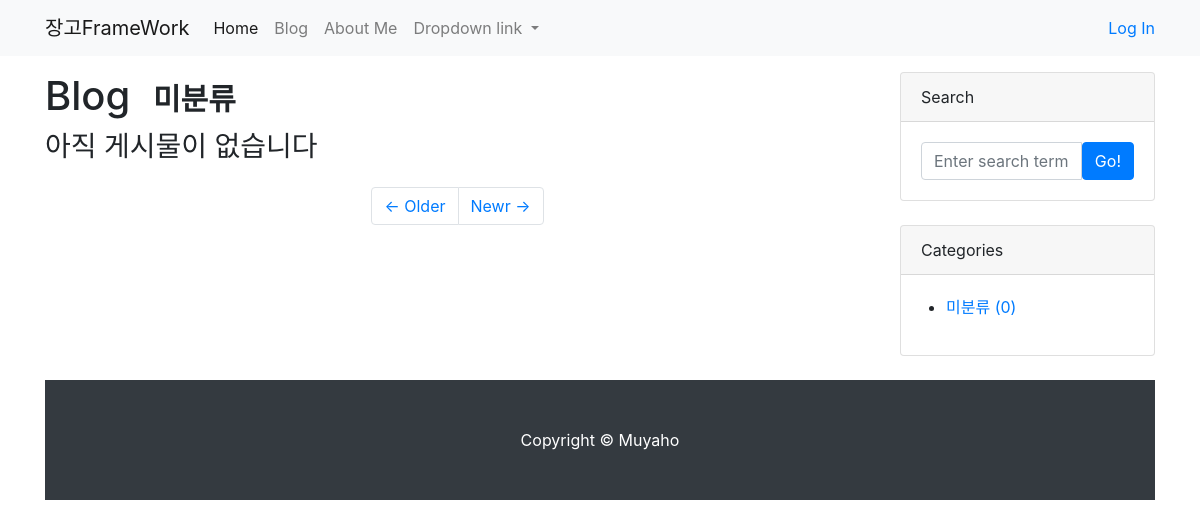
The page /blog/category/no_category/ on the database as committed earlier.
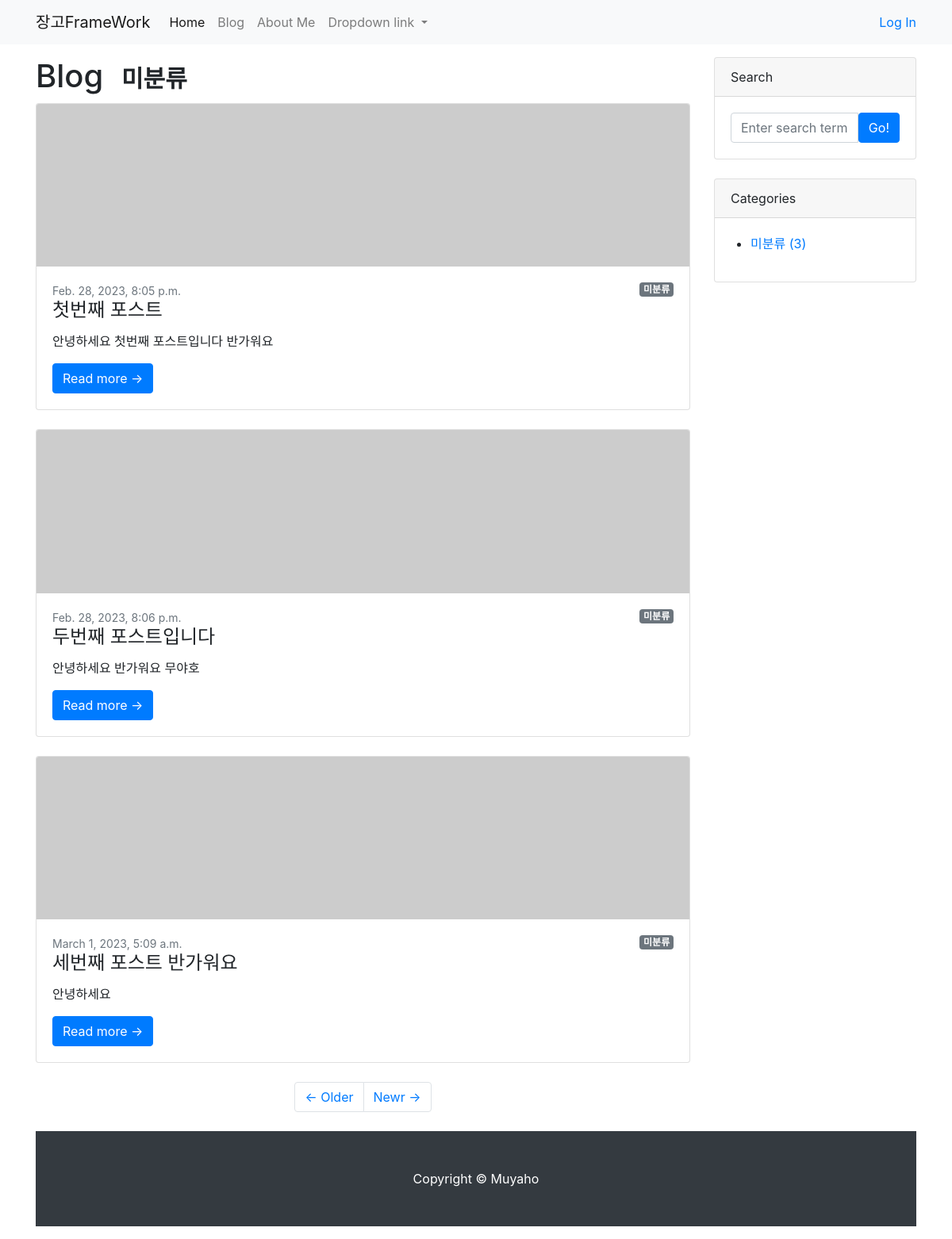
The same page on the database as committed later.
### blog/models.py (models this page shows, shortened)
class Post(models.Model):
    title= models.CharField(max_length=30)
    content= models.TextField()
    hook_text= models.CharField(max_length=100,blank=True)
    head_image=models.ImageField(upload_to='blog/images/%Y%m%d/',blank=True)
    file_upload=models.FileField(upload_to='blog/files/%Y%m%d/', blank=True)
    created_at= models.DateTimeField(auto_now_add=True)
    updated_at=models.DateTimeField(auto_now=True)
    author=models.ForeignKey(User,on_delete=models.SET_NULL,null=True)
    category=models.ForeignKey(Category,null=True,blank=True,on_delete=models.SET_NULL)
    tags=models.ManyToManyField(Tag,blank=True)
    def get_absolute_url(self):
        return f'/blog/{self.pk}'

### blog/views.py (the view)
# urls.py: path('blog/category/<str:slug>/',views.category_page),
def category_page(request,slug):
    if slug=='no_category':
        category='미분류'
        post_list=Post.objects.filter(category=None)
    else:
        category = Category.objects.get(slug=slug)
        post_list=Post.objects.filter(category=category)
    return render(request,
                  'blog/post_list.html',
                  {
                      'post_list':post_list,
                      'categories': Category.objects.all(),
                      'no_category_post_count':Post.objects.filter(category=None).count(),
                      'category':category
                  }
                  )

### blog/templates/blog/post_list.html (shortened to what this page needs)
{% extends 'blog/base.html' %}
            {% block main_area%}
                <h1>Blog {% if category %}
                <span class="badge badge-scondary">{{category}}</span>
                    {% endif %}
                </h1>
                {% if post_list %}
                {% for p  in post_list %}
                <div class="card mb-4" id="post-{{p.pk}}">
                    {% if p.head_image %}
                    <a href="#!"><img class="card-img-top" src="{{p.head_image.url}}" alt="{{p}} head image"></a>
                    {% else %}
                    <a href="#!"><img class="card-img-top" src="https://picsum.photos/seed/{{p.id}}/800/200" alt="random_image"></a>
                    {% endif %}
                    <div class="card-body">
                        {% if p.category %}
                        <span class="badge  badge-secondary float-right">{{p.category}}</span>
                        {% else%}
                        <span class="badge  badge-secondary float-right">미분류</span>
                        {% endif %}
                        <div class="small text-muted">{{p.created_at}}</div>
                        <h2 class="card-title h4">{{p.title}}</h2>
                        <p class="card-text">{{p.content | truncatewords:45}}</p>
                        <a class="btn btn-primary" href="{{p.get_absolute_url}}">Read more →</a>
                    </div>
                </div>
                {% endfor %}
                {% else %}
                <h3>아직 게시물이 없습니다</h3>
                {% endif %}
                <ul class="pagination justify-content-center my-4">
                    <li class="page-item">
                        <a class="page-link" href="#!">&larr; Older</a>
                    </li>
                    <li class="page-item">
                        <a class="page-link" href="#!">Newr &rarr;</a>
                    </li>
                </ul>
            {% endblock %}

Rows that differ between the two databases and show on the page:
added Post: shows "미분류", created_at "Feb. 28, 2023, 8:05 p.m.", title "첫번째 포스트", content "안녕하세요 첫번째 포스트입니다 반가워요"
added Post: shows "미분류", created_at "Feb. 28, 2023, 8:06 p.m.", title "두번째 포스트입니다", content "안녕하세요 반가워요 무야호"
added Post: shows "미분류", created_at "March 1, 2023, 5:09 a.m.", title "세번째 포스트 반가워요", content "안녕하세요"
Other text that changed with them:
{{ no_category_post_count }}: "0" → "3"
text no longer shown: "아직 게시물이 없습니다"
